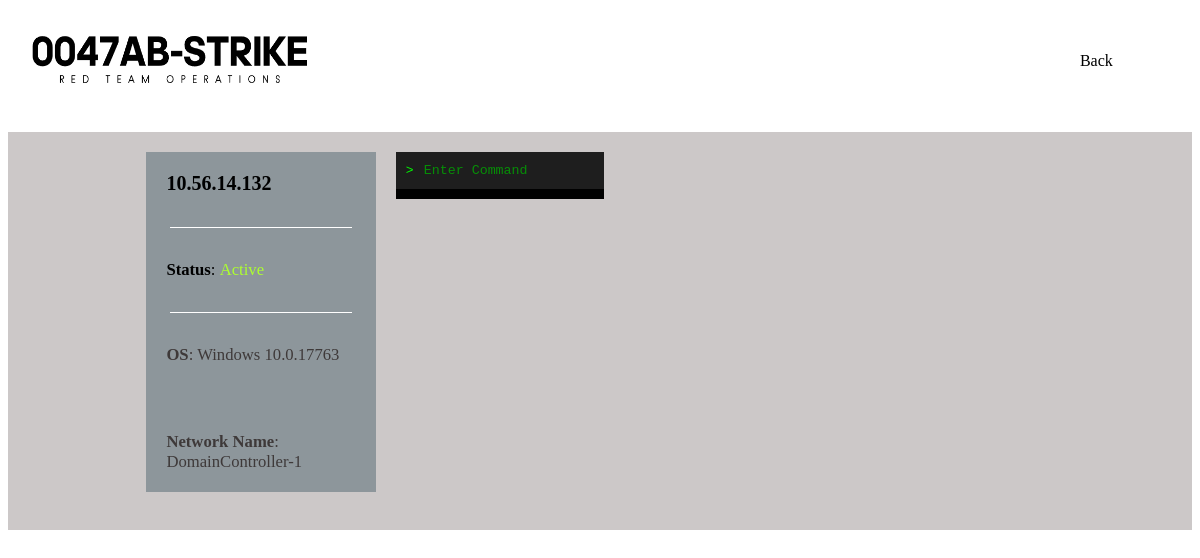
The app's page /exec_conn/10.56.14.132 (signed in), older data.
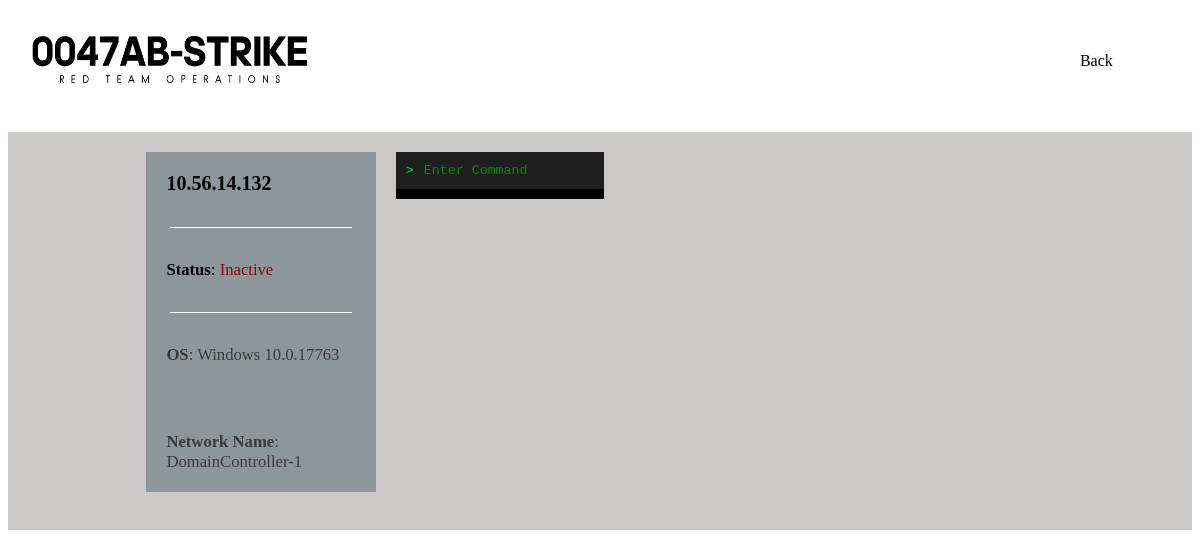
The same page, newer data.
### UI/models.py (models this page shows)
class Connection(models.Model):
    ip = models.CharField(primary_key=True, max_length=256)
    cpu = models.CharField(max_length=128)
    node_name = models.CharField(max_length=64)
    os = models.CharField(max_length=64)
    version = models.CharField(max_length=64)
    recent_status = models.CharField(max_length=16)

### UI/views.py (the view, shortened to what this page needs)
# urls.py: path('exec_conn/<ip>', views.exec_conn, name="exec_conn"),
def exec_conn(request, ip):
    if not request.user.is_authenticated:
        return redirect('login_template')
    if request.method == "GET":
        data = Connection.objects.filter(ip=ip)
        return render(request,"UI/interact.html", {
            "data":data
        })
        pass

### UI/templates/UI/interact.html (shortened to what this page needs)
<!DOCTYPE html>
<html lang="en">
<head>
    <link rel="stylesheet" href="../../static/css/style.css">
</head>
<body>
  <div class="navbar">
    <img src="../../static/images/logo.png" height="120" width="340">
    <div class="dropdown">
      <a href="/" class="dropbtn">Back</a>
    </div>
  </div>
  <div id="not-header">
    <div id="container">
      {% for line in data %}
        <div class="card" style="height: 200px;">
          <div id="ip" class="ip">{{ line.ip }}</div>
          <hr>
          <div class="status"><b>Status</b>:
            {% if line.recent_status == "Active" %}
              <p style="color:greenyellow; display: inline;">Active</p>
            {% else %}
              <p style="color:rgb(149, 0, 0); display: inline;">Inactive</p>
            {% endif %}
          </div>
          <hr>
          <div class="os"><b>OS</b>: {{ line.os }} {{ line.version }}</div>
          <br>
          <div class="os"><b>Network Name</b>: {{ line.node_name }}</div>
        </div>
        <form action=""  onsubmit="submitCommand(event, '{{ line.ip }}')" method="post">
          <div class="terminal-wrapper">
            <input class="terminal-input" type="text" name="command" placeholder="Enter Command">
          </div>
          <div class="response-container" id="response-{{ line.ip }}">{{response}}</div>
        </form>
      {% endfor %}
    </div>
    <br>
  </div>
</body>
</html>

Row changes from the older to the newer data that the page shows:
changed Connection "Windows": recent_status "Active" → "Inactive"
